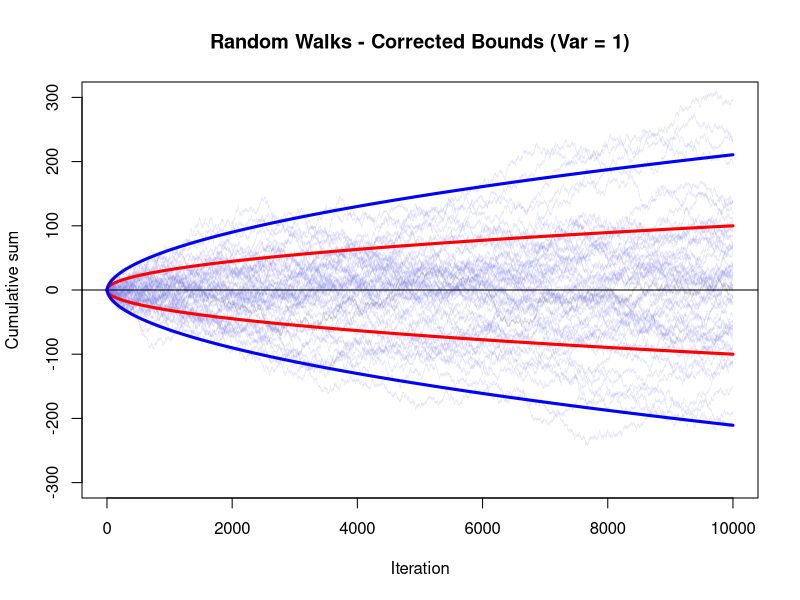

The R script that drew this image:
## ---- chunk 1
no.steps = 1e4
frac = 0.5 * no.steps
var = 1^2  # FIX: The variance of a step choosing between -1 and 1 is exactly 1

# 1. Plot the initial canvas
first.walk = cumsum(sample(c(-1,1), no.steps, replace=T))
plot(first.walk, type="l",
     ylim = c(-300,300), col=gray(0.5,0.4),  # Widen ylim to fit the corrected bounds
     lwd=.5,
     main="Random Walks - Corrected Bounds (Var = 1)", ylab="Cumulative sum", xlab="Iteration")

# 2. Draw the remaining ensemble paths
for (i in 1:55){
  c = cumsum(sample(c(-1,1), no.steps, replace=T))
  lines(c, col=rgb(0.5,0.5,0.9,0.2), lwd=.5)
}

abline(h=0)

# 3. Corrected standard deviation funnel (CLT Scale)
curve(sqrt(x * var), xlim = c(0,no.steps), n = no.steps, lwd=3, 
      col='red', add = TRUE)
curve(-sqrt(x * var), xlim = c(0,no.steps), n = no.steps, lwd=3,
      col='red', add = TRUE)

# 4. Corrected Law of the Iterated Logarithm Boundaries
curve(sqrt(2 * x * var * log(log(pmax(3, x)))), xlim = c(0,no.steps), n = no.steps, lwd=3,
      col='blue', add = TRUE)
curve(-sqrt(2 * x * var * log(log(pmax(3, x)))), xlim = c(0,no.steps), n = no.steps, lwd=3,
      col='blue', add = TRUE)
